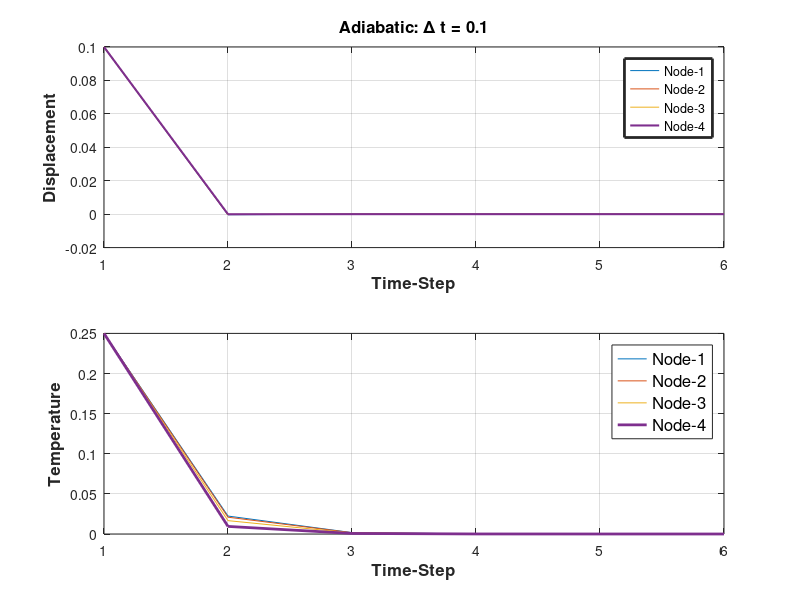
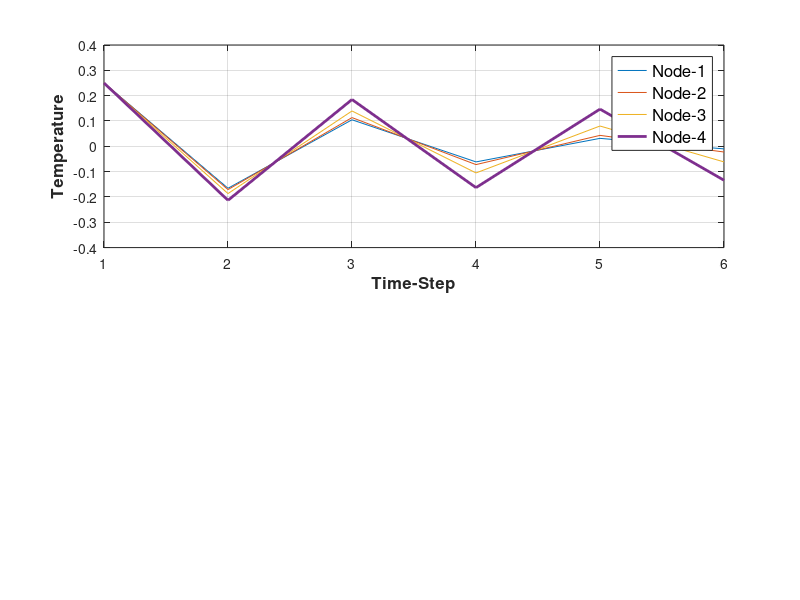

These figures' MATLAB source, in order:
% 1-D linear shape functions- coupled lienar thermoelastic problem

clear all; close all; clc;

dt  = 5;
% Material Parameters:
E = 1e2;
c = 1.0;
k=1.0;
h=0.25;
m = 0.3;
d0 = [0.1 0.25 0.1 0.25 0.1 0.25 0.1 0.25]';
d = d0;

% For Isothermal Split:

A1_is = [E/h 0 -E/h 0 0 0 0 0
    -m/(2*dt) c*h/(2*dt)+k/(2*h) m/(2*dt) -k/(2*h) 0 0 0 0
    -E/h 0 (2*E)/h 0 -E/h 0 0 0
    -m/(2*dt) -k/(2*h) 0 (c*h/(1*dt)+k/(1*h)) m/(2*dt) -k/(2*h) 0 0
    0 0 -E/h 0 2*E/h 0 -E/h 0
    0 0 -m/(2*dt) -k/(2*h) 0 (c*h/(1*dt)+k/(1*h)) m/(2*dt) -k/(2*h)
    0 0 0 0 -E/h 0 2*E/h 0
    0 0 0 0 -m/(2*dt) -k/(2*h) 0 (c*h/(1*dt)+k/(1*h))];

A0_is = [0 -m/2 0 -m/2 0 0 0 0
    -m/(2*dt) c*h/(2*dt)-k/(2*h) m/(2*dt) k/(2*h) 0 0 0 0
    0 m/2 0 0 0 -m/2 0 0
    -m/(2*dt) k/(2*h) 0 2*(c*h/(2*dt)-k/(2*h)) m/(2*dt) k/(2*h) 0 0
    0 0 0 m/2 0 0 0 -m/2
    0 0 -m/(2*dt) k/(2*h) 0 2*(c*h/(2*dt)-k/(2*h)) m/(2*dt) k/(2*h)
    0 0 0 0 0 m/2 0 0
    0 0 0 0 -m/(2*dt) k/(2*h) 0 2*(c*h/(2*dt)-k/(2*h))];

d_is(:,1) = d0;
for n = 2:6
    d_is(:,n) = A1_is\(A0_is*d);
    d=d_is(:,n);
end

% For Adiabatic Split:

A1_ad = [E/h m/4 -E/h m/4 0 0 0 0
    -m/(2*dt) c*h/(2*dt)+k/(h) m/(2*dt) -k/(h) 0 0 0 0
    -E/h -m/4 (2*E)/h 0 -E/h m/4 0 0
    -m/(2*dt) -k/(h) 0 2*(c*h/(2*dt)+k/(h)) m/(2*dt) -k/(h) 0 0
    0 0 -E/h -m/4 2*E/h 0 -E/h m/4
    0 0 -m/(2*dt) -k/(h) 0 2*(c*h/(2*dt)+k/(h)) m/(2*dt) -k/(h)
    0 0 0 0 -E/h -m/4 2*E/h 0
    0 0 0 0 -m/(2*dt) -k/(h) 0 2*(c*h/(2*dt)+k/(h))];

A0_ad = [0 -m/4 0 -m/4 0 0 0 0;
    -m/(2*dt) c*h/(2*dt) m/(2*dt) 0 0 0 0 0;
    0 m/4 0 0 0 -m/4 0 0;
    -m/(2*dt) 0 0 2*(c*h/(2*dt)) m/(2*dt) 0 0 0;
    0 0 0 m/4 0 0 0 -m/4;
    0 0 -m/(2*dt) 0 0 2*(c*h/(2*dt)) m/(2*dt) 0;
    0 0 0 0 0 m/4 0 0;
    0 0 0 0 -m/(2*dt) 0 0 2*(c*h/(2*dt))];

d=d0;
d_ad(:,1) = d0;
for n = 2:6
    d_ad(:,n) = A1_ad\(A0_ad*d);
    d=d_ad(:,n);
end
t = 1:6;

% Adiabatic-Plots: 

figure(1)
subplot(2,1,1)
plot(t,d_ad(1,:),t,d_ad(3,:),t,d_ad(5,:),t,d_ad(7,:),'LineWidth',1.5)
xlabel('Time-Step','FontWeight','bold','FontSize',12)
ylabel('Displacement','FontWeight','bold','FontSize',12)
legend({'Node-1','Node-2','Node-3','Node-4'},'LineWidth',2)
title('Adiabatic: \Delta t = 0.1','FontWeight','bold','FontSize',12)
grid on

subplot(2,1,2)
plot(t,d_ad(2,:),t,d_ad(4,:),t,d_ad(6,:),t,d_ad(8,:),'LineWidth',2)
xlabel('Time-Step','FontWeight','bold','FontSize',12')
ylabel('Temperature','FontWeight','bold','FontSize',12)
legend({'Node-1','Node-2','Node-3','Node-4'},'FontSize',12)
grid on

% Isothermal Plots: 
figure(2)
% subplot(2,1,1)
% plot(t,d_is(1,:),t,d_is(3,:),t,d_is(5,:),t,d_is(7,:),'LineWidth',1.5)
% xlabel('Time-Step','FontWeight','bold','FontSize',12)
% ylabel('Displacement','FontWeight','bold','FontSize',12)
% legend({'Node-1','Node-2','Node-3','Node-4'},'LineWidth',2)
% title('Isothermal: \Delta t = 0.1','FontWeight','bold','FontSize',12)
% grid on

subplot(2,1,1)
plot(t,d_is(2,:),t,d_is(4,:),t,d_is(6,:),t,d_is(8,:),'LineWidth',2)
xlabel('Time-Step','FontWeight','bold','FontSize',12')
ylabel('Temperature','FontWeight','bold','FontSize',12)
legend({'Node-1','Node-2','Node-3','Node-4'},'FontSize',12)
grid on

